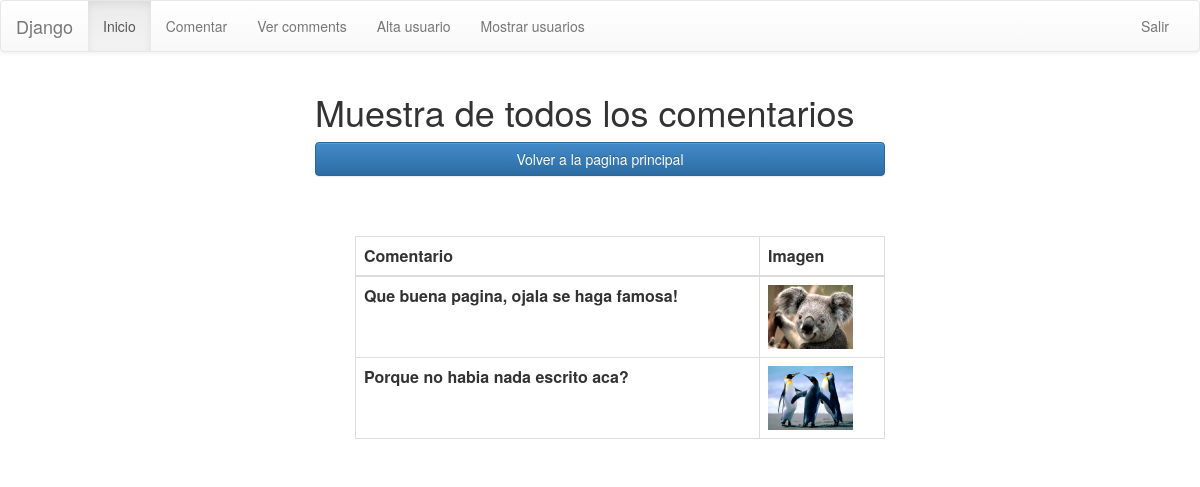
The page /comments/mostrar/ (signed in) on the database its author committed.
### apps/comments/models.py (models this page shows, shortened)
class Comments(models.Model):
	comentario = models.CharField(max_length = 100)
	imagen = models.ImageField(upload_to = 'imagen_comentarios')

### apps/comments/views.py (the view)
class MostrarComments(ListView):
	template_name = 'comments/mostrarComentarios.html'
	model = Comments
	context_object_name = "listaComments"

### templates/comments/mostrarComentarios.html (shortened to what this page needs)
{% extends 'base.html' %}
{% block content %}
	<div class="col-md-6 col-md-offset-3">
		<h1> Muestra de todos los comentarios </h1>
		<a href="/" class="btn btn-primary center-block">Volver a la pagina principal</a><br>
		<ul>
			<div class="row center-block">
			<table class="table table-bordered">
				<thead>
					<tr>
						<th>Comentario</th>
						<th>Imagen</th>
					</tr>
				</thead>
				<tbody>
				{% for c in listaComments %}
				<tr>
				<td><b>	{{c.comentario}}	</b></td>
				<td><img src="{{MEDIA_URL}}{{c.imagen}}" widht="64" height="64"></td><br>
				</tr>
				{% endfor %}
				</tbody>
			</table>
			</div>
		</ul>
	</div>
{% endblock %}

### rows shown on the page
Comments: comentario "Que buena pagina, ojala se haga famosa!", imagen (picture)
Comments: comentario "Porque no habia nada escrito aca?", imagen (picture)
